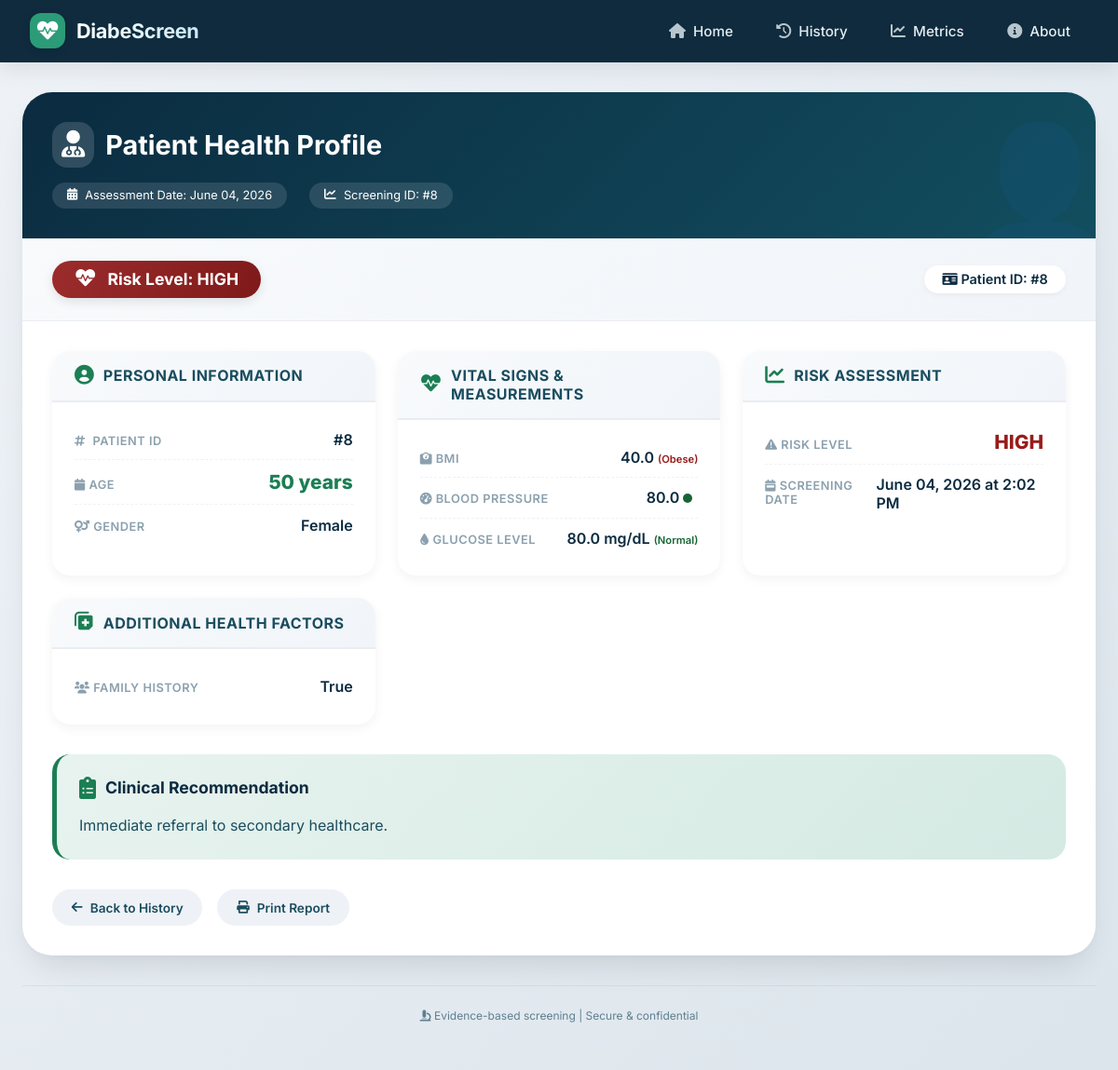
The app's page /patient/8/ with its own data.
### screening/models.py (models this page shows, shortened)
class Patient(models.Model):
    RISK_CHOICES = (
        ('LOW', 'Low Risk'),
        ('MEDIUM', 'Medium Risk'),
        ('HIGH', 'High Risk'),
    )
    gender = models.CharField(max_length=10)
    age = models.IntegerField()
    bmi = models.FloatField()
    blood_pressure = models.FloatField()
    glucose_level = models.FloatField()
    family_history = models.BooleanField(default=False)
    risk_level = models.CharField(
        max_length=20,
        choices=RISK_CHOICES,
        blank=True,
        null=True
    )
    recommendation = models.TextField(blank=True, null=True)
    created_at = models.DateTimeField(auto_now_add=True)

### screening/views.py (the view)
def patient_detail(request, patient_id):
    patient = get_object_or_404(
        Patient,
        id=patient_id
    )
    context = {
        'patient': patient
    }
    return render(
        request,
        'patient_detail.html',
        context
    )

### templates/patient_detail.html (shortened to what this page needs)
{% extends 'base.html' %}
{% block content %}
<div class="details-header">
    <h1>
        <i class="fas fa-user-md"></i>
        Patient Health Profile
    </h1>
    <div class="header-meta">
        <div class="meta-item">
            <i class="fas fa-calendar-alt"></i>
            Assessment Date: {{ patient.created_at|date:"F d, Y"|default:"N/A" }}
        </div>
        <div class="meta-item">
            <i class="fas fa-chart-line"></i>
            Screening ID: #{{ patient.id }}
        </div>
    </div>
</div>
<div class="patient-summary">
    <div class="risk-badge-large
        {% if patient.risk_level|lower == 'high' or patient.risk_level|lower == 'high risk' %}risk-high-bg
        {% elif patient.risk_level|lower == 'moderate' or patient.risk_level|lower == 'medium' or patient.risk_level|lower == 'moderate risk' %}risk-moderate-bg
        {% elif patient.risk_level|lower == 'low' or patient.risk_level|lower == 'low risk' %}risk-low-bg
        {% else %}risk-none-bg{% endif %}">
        <i class="fas fa-heartbeat"></i>
        Risk Level: {{ patient.risk_level }}
    </div>
    <div class="patient-id-badge">
        <i class="fas fa-id-card"></i> Patient ID: #{{ patient.id }}
    </div>
</div>
<div class="info-grid">
    <div class="info-card">
        <div class="card-header">
            <i class="fas fa-user-circle"></i>
            <h3>Personal Information</h3>
        </div>
        <div class="card-body">
            <div class="info-row">
                <span class="info-label">
                    <i class="fas fa-hashtag" style="margin-right: 4px;"></i> Patient ID
                </span>
                <span class="info-value">#{{ patient.id }}</span>
            </div>
            <div class="info-row">
                <span class="info-label">
                    <i class="fas fa-calendar"></i> Age
                </span>
                <span class="info-value-large">{{ patient.age }} years</span>
            </div>
            <div class="info-row">
                <span class="info-label">
                    <i class="fas fa-venus-mars"></i> Gender
                </span>
                <span class="info-value">
                    {% if patient.gender == 'M' %}
                        <i class="fas fa-mars"></i> Male
                    {% elif patient.gender == 'F' %}
                        <i class="fas fa-venus"></i> Female
                    {% else %}
                        {{ patient.gender|default:"Not specified" }}
                    {% endif %}
                </span>
            </div>
        </div>
    </div>
    <div class="info-card">
        <div class="card-header">
            <i class="fas fa-heartbeat"></i>
            <h3>Vital Signs & Measurements</h3>
        </div>
        <div class="card-body">
            <div class="info-row">
                <span class="info-label">
                    <i class="fas fa-weight-scale"></i> BMI
                </span>
                <span class="info-value">
                    {{ patient.bmi|default:"N/A" }}
                    {% if patient.bmi %}
                        {% if patient.bmi|floatformat:1|add:"0" < 18.5 %}
                            <span style="font-size: 0.7rem; color: #b45309;"> (Underweight)</span>
                        {% elif patient.bmi|floatformat:1|add:"0" < 25 %}
                            <span style="font-size: 0.7rem; color: #166534;"> (Normal)</span>
                        {% elif patient.bmi|floatformat:1|add:"0" < 30 %}
                            <span style="font-size: 0.7rem; color: #b45309;"> (Overweight)</span>
                        {% else %}
                            <span style="font-size: 0.7rem; color: #991b1b;"> (Obese)</span>
                        {% endif %}
                    {% endif %}
                </span>
            </div>
            <div class="info-row">
                <span class="info-label">
                    <i class="fas fa-tachometer-alt"></i> Blood Pressure
                </span>
                <span class="info-value">
                    {{ patient.blood_pressure|default:"N/A" }}
                    {% if patient.blood_pressure %}
                        <span class="vital-indicator
                            {% if patient.blood_pressure|cut:"/"|first|add:"0" < 120 %}vital-normal
                            {% elif patient.blood_pressure|cut:"/"|first|add:"0" < 140 %}vital-elevated
                            {% else %}vital-high{% endif %}"></span>
                    {% endif %}
                </span>
            </div>
            <div class="info-row">
                <span class="info-label">
                    <i class="fas fa-tint"></i> Glucose Level
                </span>
                <span class="info-value">
                    {{ patient.glucose_level|default:"N/A" }} mg/dL
                    {% if patient.glucose_level %}
                        {% if patient.glucose_level|add:"0" < 100 %}
                            <span style="font-size: 0.7rem; color: #166534;"> (Normal)</span>
                        {% elif patient.glucose_level|add:"0" < 126 %}
                            <span style="font-size: 0.7rem; color: #b45309;"> (Prediabetes)</span>
                        {% else %}
                            <span style="font-size: 0.7rem; color: #991b1b;"> (Diabetes Range)</span>
                        {% endif %}
                    {% endif %}
                </span>
            </div>
        </div>
    </div>
    <div class="info-card">
        <div class="card-header">
            <i class="fas fa-chart-line"></i>
            <h3>Risk Assessment</h3>
        </div>
        <div class="card-body">
            <div class="info-row">
                <span class="info-label">
                    <i class="fas fa-exclamation-triangle"></i> Risk Level
                </span>
                <span class="info-value-large" style="
                    {% if patient.risk_level|lower == 'high' or patient.risk_level|lower == 'high risk' %}color: #991b1b;
                    {% elif patient.risk_level|lower == 'moderate' or patient.risk_level|lower == 'medium' %}color: #b45309;
                    {% elif patient.risk_level|lower == 'low' or patient.risk_level|lower == 'low risk' %}color: #166534;
                    {% else %}color: #3730a3;{% endif %}">
                    {{ patient.risk_level }}
                </span>
            </div>
            <div class="info-row">
                <span class="info-label">
                    <i class="fas fa-calendar-week"></i> Screening Date
                </span>
                <span class="info-value">{{ patient.created_at|date:"F d, Y \a\t g:i A"|default:"N/A" }}</span>
            </div>
        </div>
    </div>
    {% if patient.family_history or patient.smoking_status or patient.physical_activity %}
    <div class="info-card">
        <div class="card-header">
            <i class="fas fa-notes-medical"></i>
            <h3>Additional Health Factors</h3>
        </div>
        <div class="card-body">
            {% if patient.family_history %}
            <div class="info-row">
                <span class="info-label">
                    <i class="fas fa-users"></i> Family History
                </span>
                <span class="info-value">{{ patient.family_history }}</span>
            </div>
            {% endif %}
        </div>
    </div>
    {% endif %}
</div>
<div class="recommendation-section">
    <div class="recommendation-card">
        <div class="recommendation-header">
            <i class="fas fa-clipboard-list"></i>
            <h3>Clinical Recommendation</h3>
        </div>
        <div class="recommendation-text">
            {{ patient.recommendation|default:"Based on the risk assessment, please consult with a healthcare provider for a comprehensive evaluation and personalized care plan." }}
        </div>
    </div>
</div>
<div class="action-buttons">
    <a href="/history/" class="btn-action btn-secondary">
        <i class="fas fa-arrow-left"></i> Back to History
    </a>
    <a href="#" onclick="window.print(); return false;" class="btn-action btn-secondary">
        <i class="fas fa-print"></i> Print Report
    </a>
</div>
{% endblock %}

### templates/base.html (style rules this page uses)
* { margin: 0; padding: 0; box-sizing: border-box; }
body { font-family: 'Inter', system-ui, -apple-system, 'Segoe UI', Roboto, Helvetica, sans-serif; background: linear-gradient(135deg, #eef2f7 0%, #dce5ec 100%); min-height: 100vh; display: flex; flex-direction: column; }
.page-card > :first-child { padding: 2rem 2rem 2rem 2rem; }

### templates/patient_detail.html (style rules this page uses)
.details-header { background: linear-gradient(135deg, #0b2b40 0%, #124e5f 100%); padding: 2rem 2rem 1.8rem 2rem; color: white; position: relative; overflow: hidden; }
.details-header::before { content: "👤"; position: absolute; right: -20px; bottom: -20px; font-size: 8rem; opacity: 0.08; pointer-events: none; }
.details-header h1 { font-size: 1.8rem; font-weight: 700; display: flex; align-items: center; gap: 12px; margin-bottom: 0.5rem; }
.details-header h1 i { font-size: 1.8rem; background: rgba(255,255,255,0.15); padding: 10px; border-radius: 16px; }
.header-meta { display: flex; gap: 1.5rem; flex-wrap: wrap; margin-top: 1rem; }
.meta-item { display: inline-flex; align-items: center; gap: 8px; background: rgba(255,255,255,0.12); padding: 0.4rem 1rem; border-radius: 30px; font-size: 0.8rem; }
.patient-summary { display: flex; flex-wrap: wrap; gap: 1.5rem; padding: 1.5rem 2rem; background: linear-gradient(135deg, #f8fafc, #f1f5f9); border-bottom: 1px solid #e9edf2; align-items: center; justify-content: space-between; }
.risk-badge-large { display: inline-flex; align-items: center; gap: 12px; padding: 0.6rem 1.5rem; border-radius: 60px; font-size: 1.1rem; font-weight: 700; color: white; box-shadow: 0 4px 12px rgba(0,0,0,0.1); }
.risk-badge-large i { font-size: 1.3rem; }
.risk-high-bg { background: linear-gradient(115deg, #9b2c2c, #7f1a1a); }
.patient-id-badge { background: white; padding: 0.4rem 1.2rem; border-radius: 30px; color: #0b2b40; font-weight: 600; font-size: 0.9rem; box-shadow: 0 2px 6px rgba(0,0,0,0.05); }
.info-grid { display: grid; grid-template-columns: repeat(auto-fit, minmax(320px, 1fr)); gap: 1.5rem; padding: 2rem; }
.info-card { background: white; border-radius: 1.2rem; overflow: hidden; box-shadow: 0 4px 12px rgba(0, 0, 0, 0.05); transition: all 0.3s ease; }
.card-header { padding: 1rem 1.5rem; background: linear-gradient(135deg, #f8fafc, #f1f5f9); border-bottom: 2px solid #e9edf2; display: flex; align-items: center; gap: 10px; }
.card-header i { font-size: 1.3rem; color: #1c7e54; }
.card-header h3 { font-size: 1rem; font-weight: 700; text-transform: uppercase; letter-spacing: 0.5px; color: #1a4d5f; margin: 0; }
.card-body { padding: 1.2rem 1.5rem; }
.info-row { display: flex; justify-content: space-between; align-items: baseline; padding: 0.7rem 0; border-bottom: 1px dashed #eef2f8; }
.info-row:last-child { border-bottom: none; }
.info-label { font-size: 0.8rem; font-weight: 600; text-transform: uppercase; letter-spacing: 0.5px; color: #8ba0ae; }
.info-value { font-size: 1rem; font-weight: 600; color: #0b2b40; }
.info-value-large { font-size: 1.3rem; font-weight: 800; color: #1c7e54; }
.recommendation-section { margin: 0 2rem 2rem 2rem; }
.recommendation-card { background: linear-gradient(135deg, #e8f3ef, #d4eae3); border-radius: 1.2rem; padding: 1.5rem; border-left: 5px solid #1c7e54; }
.recommendation-header { display: flex; align-items: center; gap: 10px; margin-bottom: 1rem; }
.recommendation-header i { font-size: 1.5rem; color: #1c7e54; }
.recommendation-header h3 { font-size: 1.1rem; font-weight: 700; color: #0b2b40; margin: 0; }
.recommendation-text { font-size: 1rem; line-height: 1.6; color: #1a4d5f; }
.action-buttons { display: flex; gap: 1rem; padding: 0 2rem 2rem 2rem; flex-wrap: wrap; }
.btn-action { display: inline-flex; align-items: center; gap: 8px; padding: 0.7rem 1.3rem; border-radius: 40px; text-decoration: none; font-weight: 600; font-size: 0.85rem; transition: all 0.2s; cursor: pointer; border: none; font-family: 'Inter', sans-serif; }
.btn-secondary { background: #eef2f7; color: #1a4d5f; }
.vital-indicator { display: inline-block; width: 10px; height: 10px; border-radius: 50%; margin-right: 6px; }
.vital-normal { background: #166534; }

### records on screen
Patient: created_at "June 04, 2026", id "8", risk_level "HIGH", age "50", gender "Female", bmi "40.0", blood_pressure "80.0", glucose_level "80.0", created_at "June 04, 2026 at 2:02 PM", family_history "True", recommendation "Immediate referral to secondary healthcare."
